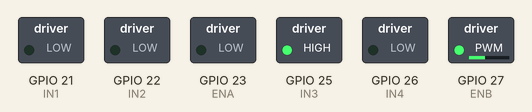
This sketch was run on a simulated ESP32. Shown: switched loads named in the sketch (green lamp = pin HIGH).

Above: at 0.05 s.
At 2.5 s:
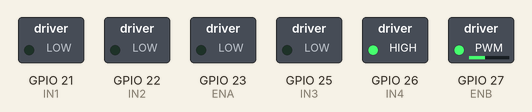
At 4.95 s:
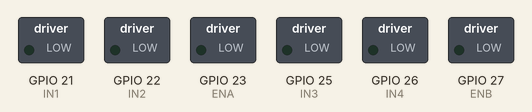
Timing chart, 0 to 6.5 s (numbered marks = the images above):
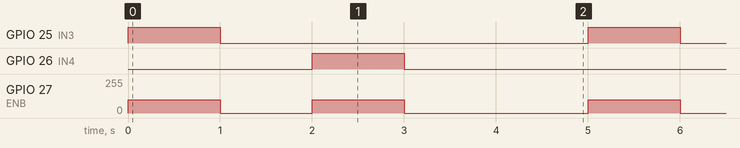

The sketch:

03_Direcao_.ino
```cpp
// 04_Teste_Direcao_ESP32
//Motor da direção gira para um lado e outro

// TRAÇÃO
const int IN1 = 21;
const int IN2 = 22;
const int ENA = 23;

// DIREÇÃO
const int IN3 = 25;
const int IN4 = 26;
const int ENB = 27;

void setup() {
  // Pinos da TRAÇÃO
  pinMode(IN1, OUTPUT);
  pinMode(IN2, OUTPUT);
  pinMode(ENA, OUTPUT);

  // Pinos da DIREÇÃO
  pinMode(IN3, OUTPUT);
  pinMode(IN4, OUTPUT);
  pinMode(ENB, OUTPUT);

  // Tudo começa parado
  digitalWrite(IN1, LOW);
  digitalWrite(IN2, LOW);
  analogWrite(ENA, 0);

  digitalWrite(IN3, LOW);
  digitalWrite(IN4, LOW);
  analogWrite(ENB, 0);
}

// DIREÇÃO PARA UM LADO
void esquerda(int velocidade) {
  digitalWrite(IN3, HIGH);
  digitalWrite(IN4, LOW);
  analogWrite(ENB, velocidade);
}

// DIREÇÃO PARA O OUTRO LADO
void direita(int velocidade) {
  digitalWrite(IN3, LOW);
  digitalWrite(IN4, HIGH);
  analogWrite(ENB, velocidade);
}

// PARA O MOTOR DA DIREÇÃO
void pararDirecao() {
  digitalWrite(IN3, LOW);
  digitalWrite(IN4, LOW);
  analogWrite(ENB, 0);
}


void loop() {
  // Teste para um lado
  esquerda(100);
  delay(1000);

  pararDirecao();
  delay(1000);

  // Teste para o outro lado
  direita(100);
  delay(1000);

  pararDirecao();
  delay(2000);
}
```

Measured:
- by itself, GPIO 25 (IN3), GPIO 26 (IN4): alternates HIGH for 1.0 s and LOW for 4.0 s
- by itself, GPIO 27 (ENB): repeats every 5.0 s: 0/255 1.0 s, 100/255 1.0 s, 0/255 2.0 s, 100/255 1.0 s
